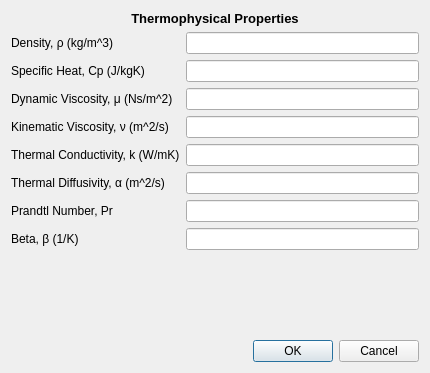
<?xml version="1.0" encoding="UTF-8"?>
<ui version="4.0">
 <class>MySettings</class>
 <widget class="QDialog" name="MySettings">
  <property name="geometry">
   <rect>
    <x>0</x>
    <y>0</y>
    <width>430</width>
    <height>373</height>
   </rect>
  </property>
  <property name="windowTitle">
   <string>Thermophysical Properties</string>
  </property>
  <layout class="QGridLayout" name="gridLayout">
   <item row="5" column="0">
    <widget class="QLabel" name="thermalConductivity">
     <property name="text">
      <string>Thermal Conductivity, k (W/mK)</string>
     </property>
    </widget>
   </item>
   <item row="10" column="1">
    <spacer name="verticalSpacer">
     <property name="orientation">
      <enum>Qt::Vertical</enum>
     </property>
     <property name="sizeHint" stdset="0">
      <size>
       <width>20</width>
       <height>40</height>
      </size>
     </property>
    </spacer>
   </item>
   <item row="4" column="0">
    <widget class="QLabel" name="kinematicViscosity">
     <property name="text">
      <string>Kinematic Viscosity, ν (m^2/s)</string>
     </property>
    </widget>
   </item>
   <item row="2" column="1">
    <widget class="QLineEdit" name="specificHeatValue">
     <property name="text">
      <string/>
     </property>
    </widget>
   </item>
   <item row="1" column="1">
    <widget class="QLineEdit" name="densityValue">
     <property name="text">
      <string/>
     </property>
    </widget>
   </item>
   <item row="3" column="0">
    <widget class="QLabel" name="dynamicViscosity">
     <property name="text">
      <string>Dynamic Viscosity, μ (Ns/m^2)</string>
     </property>
    </widget>
   </item>
   <item row="7" column="0">
    <widget class="QLabel" name="thermalDiffusivity">
     <property name="text">
      <string>Thermal Diffusivity, α (m^2/s)</string>
     </property>
    </widget>
   </item>
   <item row="8" column="1">
    <widget class="QLineEdit" name="prandtlNumberValue"/>
   </item>
   <item row="9" column="0">
    <widget class="QLabel" name="beta">
     <property name="text">
      <string>Beta, β (1/K)</string>
     </property>
    </widget>
   </item>
   <item row="7" column="1">
    <widget class="QLineEdit" name="thermalDiffusivityValue"/>
   </item>
   <item row="5" column="1">
    <widget class="QLineEdit" name="thermalConductivityValue"/>
   </item>
   <item row="2" column="0">
    <widget class="QLabel" name="specificHeat">
     <property name="text">
      <string>Specific Heat, Cp (J/kgK)</string>
     </property>
    </widget>
   </item>
   <item row="8" column="0">
    <widget class="QLabel" name="prandtlNumber">
     <property name="text">
      <string>Prandtl Number, Pr</string>
     </property>
    </widget>
   </item>
   <item row="4" column="1">
    <widget class="QLineEdit" name="kinematicViscosityValue"/>
   </item>
   <item row="3" column="1">
    <widget class="QLineEdit" name="dynamicViscosityValue"/>
   </item>
   <item row="11" column="0" colspan="2">
    <widget class="QDialogButtonBox" name="buttonBox">
     <property name="orientation">
      <enum>Qt::Horizontal</enum>
     </property>
     <property name="standardButtons">
      <set>QDialogButtonBox::Cancel|QDialogButtonBox::Ok</set>
     </property>
    </widget>
   </item>
   <item row="1" column="0">
    <widget class="QLabel" name="density">
     <property name="text">
      <string>Density, ρ (kg/m^3)</string>
     </property>
    </widget>
   </item>
   <item row="9" column="1">
    <widget class="QLineEdit" name="betaValue"/>
   </item>
   <item row="0" column="0" colspan="2">
    <widget class="QLabel" name="label">
     <property name="font">
      <font>
       <pointsize>10</pointsize>
       <weight>75</weight>
       <bold>true</bold>
      </font>
     </property>
     <property name="text">
      <string>Thermophysical Properties</string>
     </property>
     <property name="alignment">
      <set>Qt::AlignCenter</set>
     </property>
    </widget>
   </item>
  </layout>
 </widget>
 <tabstops>
  <tabstop>densityValue</tabstop>
  <tabstop>specificHeatValue</tabstop>
  <tabstop>dynamicViscosityValue</tabstop>
  <tabstop>kinematicViscosityValue</tabstop>
  <tabstop>thermalConductivityValue</tabstop>
  <tabstop>thermalDiffusivityValue</tabstop>
  <tabstop>prandtlNumberValue</tabstop>
  <tabstop>betaValue</tabstop>
 </tabstops>
 <resources/>
 <connections>
  <connection>
   <sender>buttonBox</sender>
   <signal>accepted()</signal>
   <receiver>MySettings</receiver>
   <slot>accept()</slot>
   <hints>
    <hint type="sourcelabel">
     <x>248</x>
     <y>254</y>
    </hint>
    <hint type="destinationlabel">
     <x>157</x>
     <y>274</y>
    </hint>
   </hints>
  </connection>
  <connection>
   <sender>buttonBox</sender>
   <signal>rejected()</signal>
   <receiver>MySettings</receiver>
   <slot>reject()</slot>
   <hints>
    <hint type="sourcelabel">
     <x>316</x>
     <y>260</y>
    </hint>
    <hint type="destinationlabel">
     <x>286</x>
     <y>274</y>
    </hint>
   </hints>
  </connection>
 </connections>
</ui>
